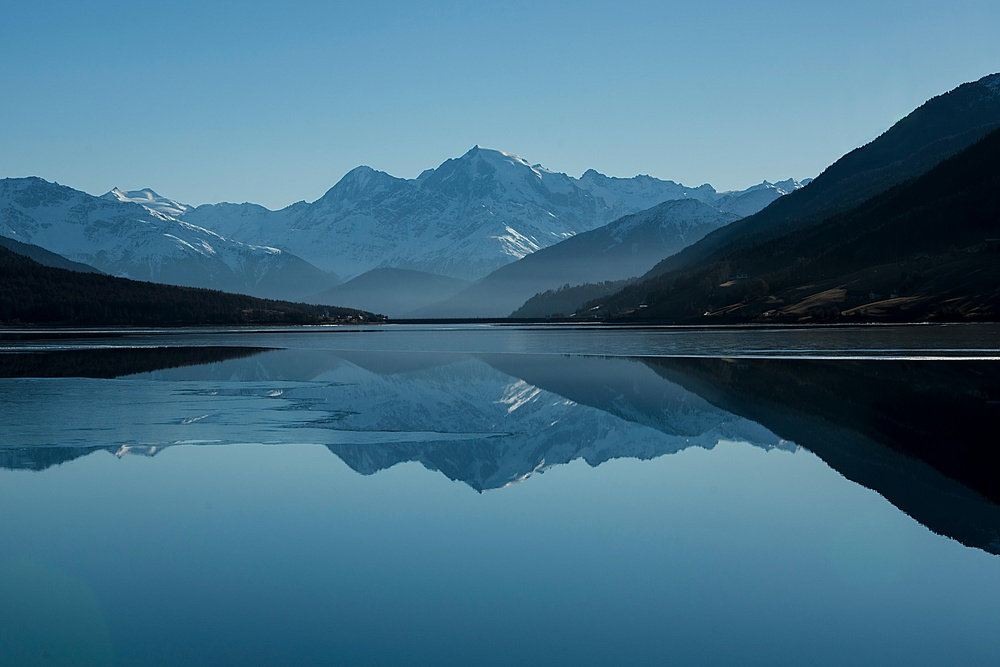
#> input picture image.jpg, 1000 x 667 px, shrunk from 6000 x 4000 before the run, found by its file name
$ jupyter execute Exp12.ipynb
#> lines starting #> are read from the running program, lines starting #| are printed output that depends on the picture; after the words box and inside, x2 and y2 are one past the last pixel; in counts of white or black regions, pixels touching at a corner belong together
[cell 1]
import cv2
import numpy as np
import matplotlib.pyplot as plt

# Load grayscale image
image_path = r"C:\Users\Student\Documents\Img processing\image.jpg"
image = cv2.imread(image_path, cv2.IMREAD_GRAYSCALE)
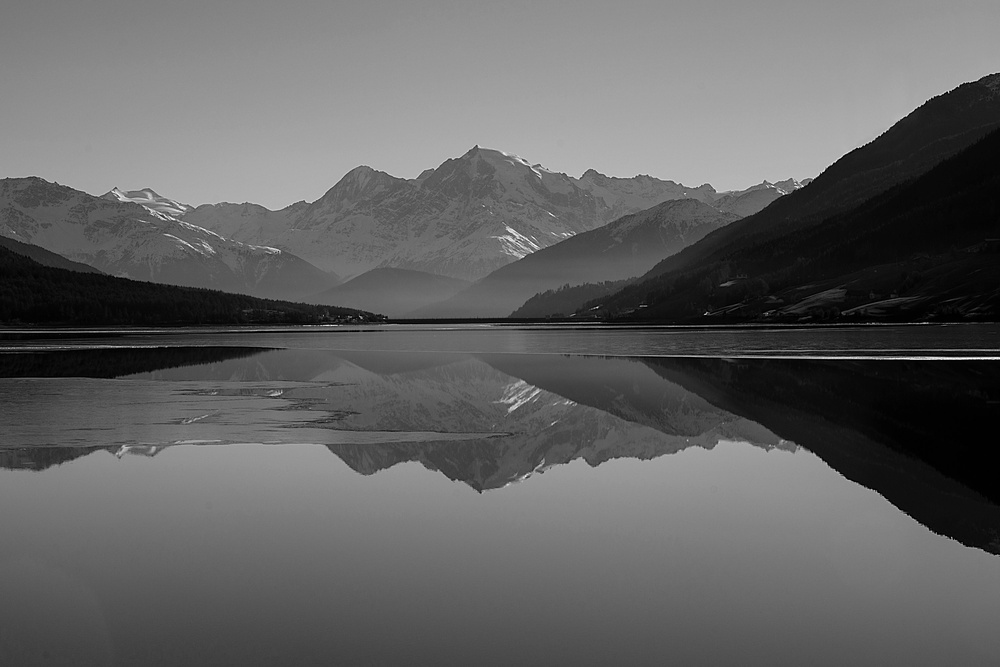
#> image: shape (667, 1000); min 0, max 255, mean 98

if image is None:
    raise FileNotFoundError(f"Image not found at {image_path}")

# Apply binary thresholding
_, binary_image = cv2.threshold(image, 127, 255, cv2.THRESH_BINARY)
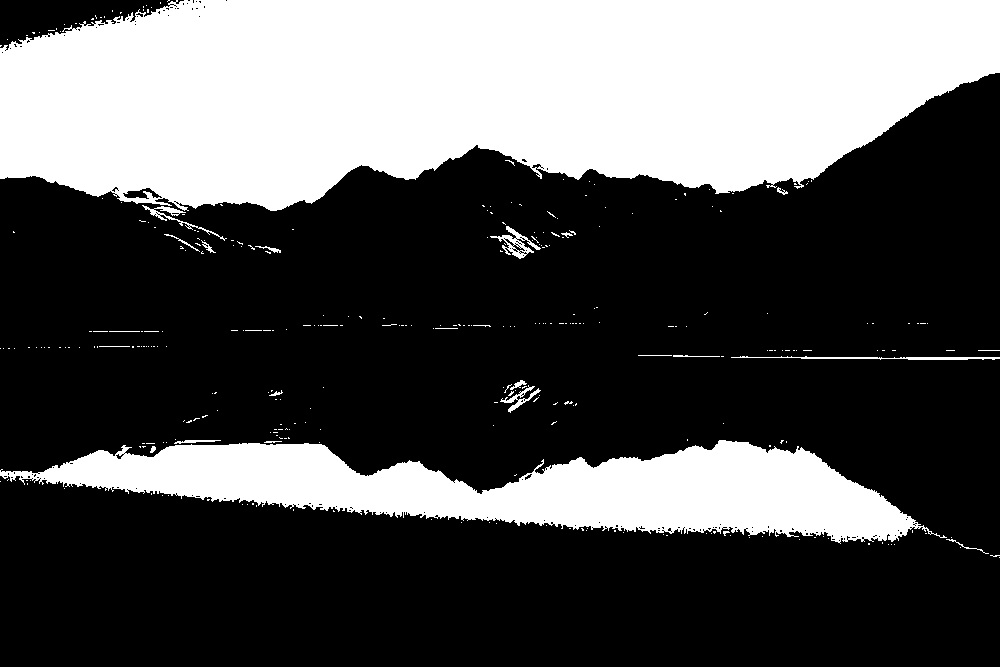
#> binary_image: shape (667, 1000); 32.8% white; 320 white regions (296 under 20 px), largest, box (x1, y1, x2, y2) and area: (0, 0, 1000, 211) 166656, (0, 440, 947, 544) 48601, (731, 356, 1000, 360) 524

# Define kernel for morphological operations
kernel = np.ones((5, 5), np.uint8)

# Apply morphological operations
erosion = cv2.erode(binary_image, kernel, iterations=1)
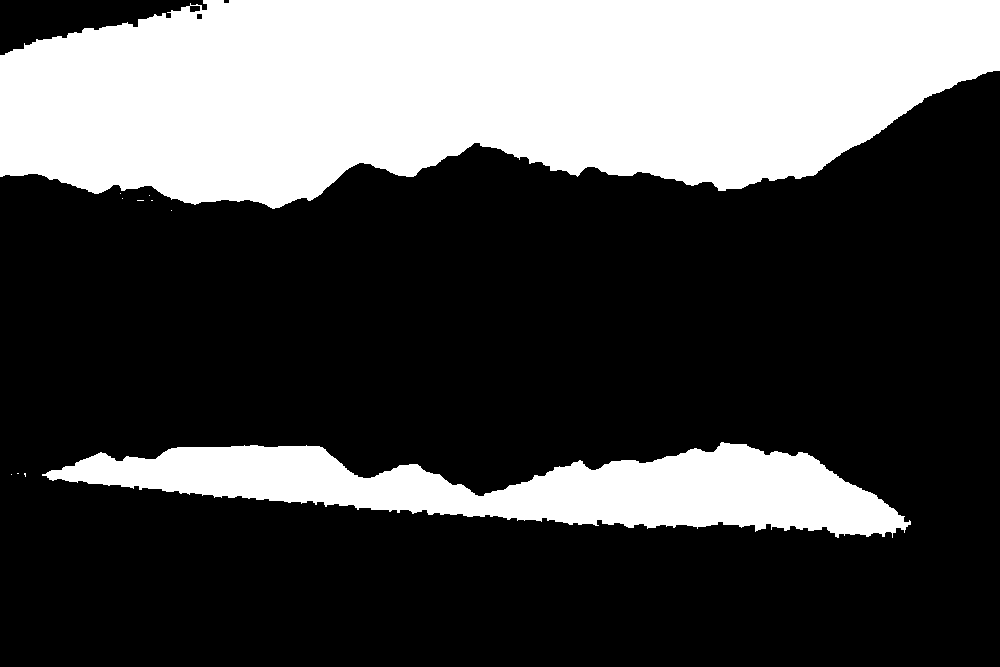
#> erosion: shape (667, 1000); 30.6% white; 11 white regions (9 under 20 px), largest, box (x1, y1, x2, y2) and area: (0, 0, 1000, 209) 161995, (42, 442, 911, 538) 41834
dilation = cv2.dilate(binary_image, kernel, iterations=1)
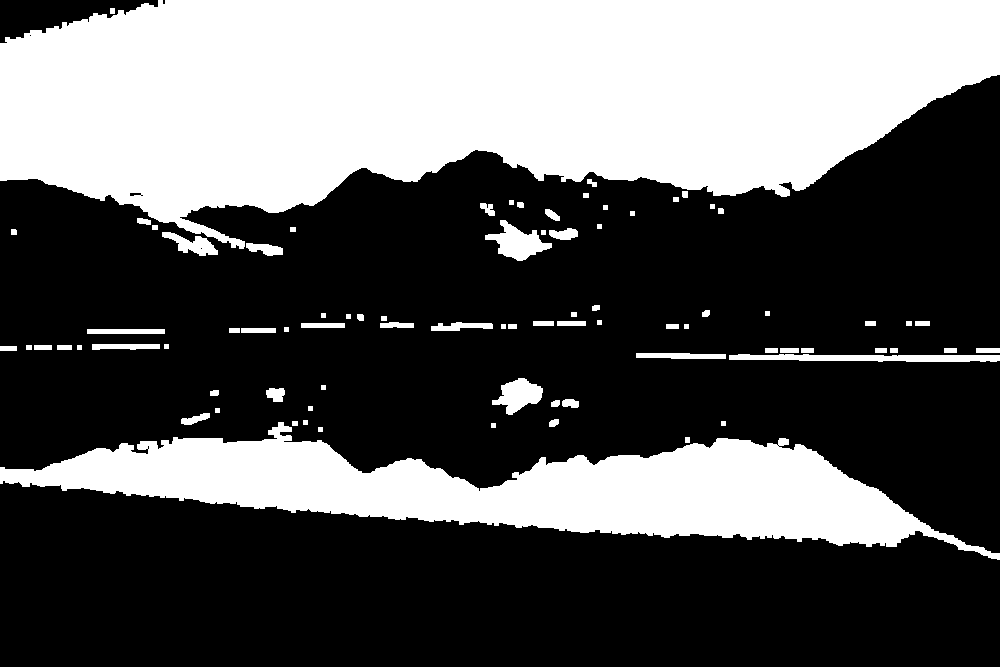
#> dilation: shape (667, 1000); 36.1% white; 82 white regions, largest, box (x1, y1, x2, y2) and area: (0, 0, 1000, 249) 172645, (0, 422, 1000, 560) 56971, (729, 354, 1000, 362) 1661
opening = cv2.morphologyEx(binary_image, cv2.MORPH_OPEN, kernel)
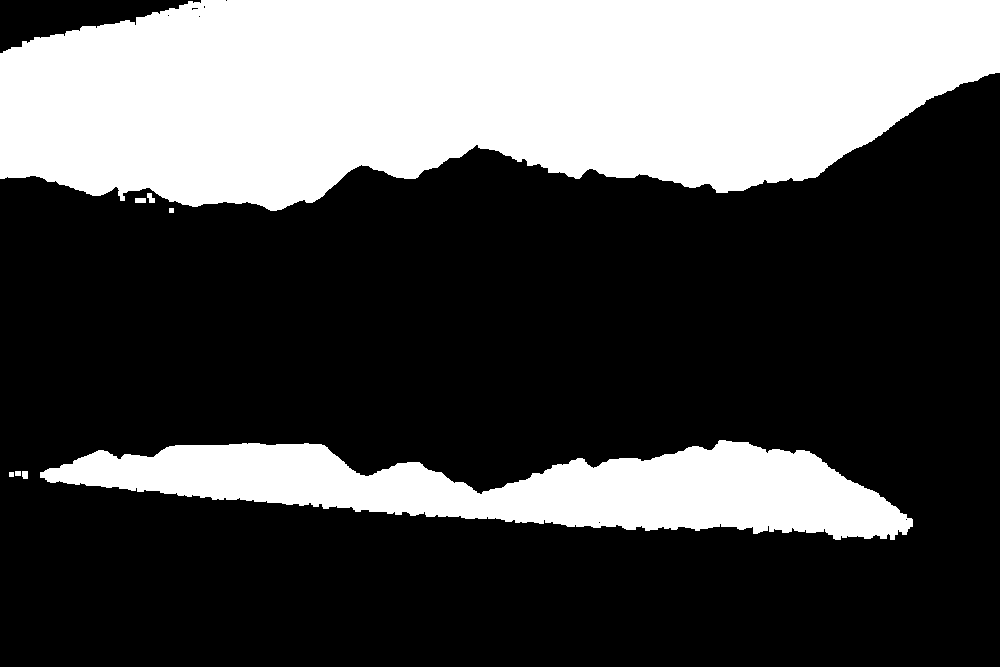
#> opening: shape (667, 1000); 31.9% white; 8 white regions, largest, box (x1, y1, x2, y2) and area: (0, 0, 1000, 211) 165590, (40, 440, 913, 540) 46707, (147, 193, 155, 203) 55
closing = cv2.morphologyEx(binary_image, cv2.MORPH_CLOSE, kernel)
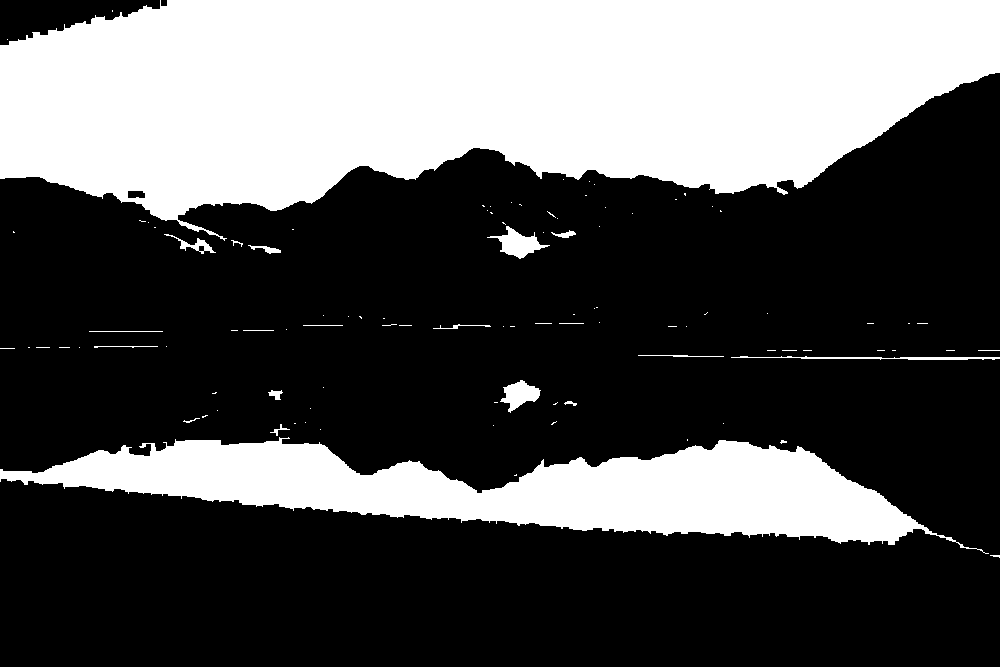
#> closing: shape (667, 1000); 33.4% white; 100 white regions (79 under 20 px), largest, box (x1, y1, x2, y2) and area: (0, 0, 1000, 241) 168544, (0, 437, 989, 554) 50907, (487, 226, 550, 259) 829
gradient = cv2.morphologyEx(binary_image, cv2.MORPH_GRADIENT, kernel)
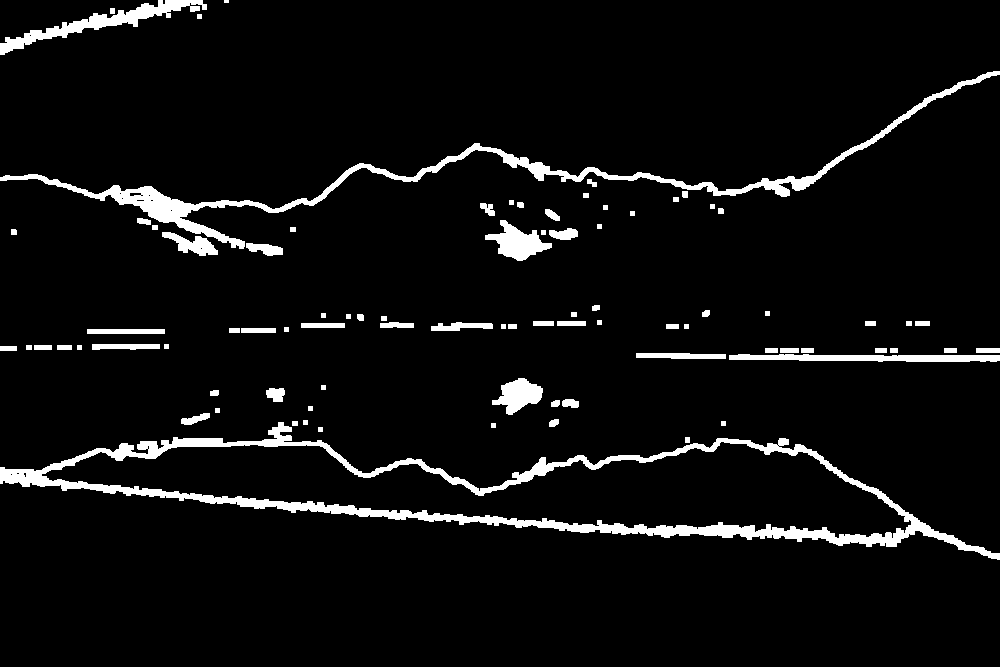
#> gradient: shape (667, 1000); 5.5% white; 85 white regions (1 under 20 px), largest, box (x1, y1, x2, y2) and area: (0, 422, 1000, 560) 15128, (0, 71, 1000, 249) 8219, (0, 0, 207, 55) 2378

# Display results
fig, axes = plt.subplots(2, 3, figsize=(15, 10))
axes[0, 0].imshow(image, cmap='gray'); axes[0, 0].set_title("Original")
axes[0, 1].imshow(binary_image, cmap='gray'); axes[0, 1].set_title("Binary Image")
axes[0, 2].imshow(erosion, cmap='gray'); axes[0, 2].set_title("Erosion")
axes[1, 0].imshow(dilation, cmap='gray'); axes[1, 0].set_title("Dilation")
axes[1, 1].imshow(opening, cmap='gray'); axes[1, 1].set_title("Opening")
axes[1, 2].imshow(closing, cmap='gray'); axes[1, 2].set_title("Closing")

for ax in axes.flatten():
    ax.axis('off')

plt.tight_layout()
plt.show()
